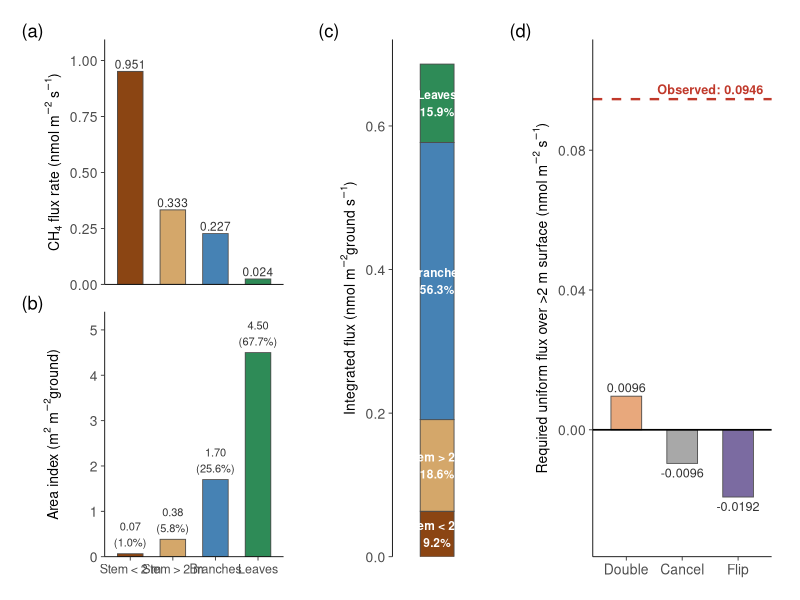
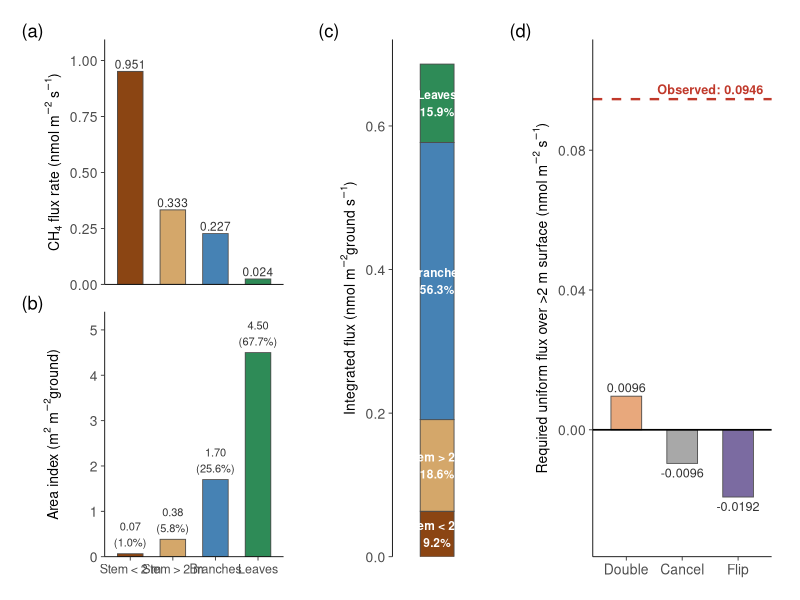

R code for these plots, in order:
#!/usr/bin/env Rscript
# =============================================================================
# figure_sensitivity_breakeven.R
#
# Sensitivity analysis: stand-level CH₄ budget with vertical truncation at 2 m.
#
# All areas are expressed per m² ground area using Whittaker & Woodwell (1967)
# surface area indices for a temperate deciduous forest:
#   stem bark   = 0.45 m² / m² ground
#   branch bark = 1.70 m² / m² ground
#   LAI         = 4.5  m² / m² ground
#
# The cone taper model (26 m tree, 40 cm DBH) is used ONLY to partition the
# 0.45 m² of stem bark into below-2m vs above-2m fractions. Branches and
# leaves are entirely above 2 m.
#
# Part 1 — STAND-LEVEL BUDGET
#   Multiply observed per-tissue CH₄ flux rates by literature surface area
#   indices to get integrated flux per m² ground for each compartment:
#     (a) stem < 2 m
#     (b) stem ≥ 2 m
#     (c) branches
#     (d) leaves
#
# Part 2 — BREAK-EVEN THRESHOLDS
#   What uniform average flux rate across ALL >2 m surfaces would be needed to:
#     DOUBLE  — double the <2 m integrated emission
#     CANCEL  — exactly offset the <2 m emission (net = 0)
#     FLIP    — make the stand a net sink equal in magnitude to <2 m source
#
# Output: figure_sensitivity_breakeven.pdf/.png + tables to console
# =============================================================================

library(ggplot2)
library(dplyr)
library(tidyr)
library(patchwork)

# ═══════════════════════════════════════════════════════════════════════════════
# 1. SURFACE AREA INDICES (per m² ground)
# ═══════════════════════════════════════════════════════════════════════════════

# Whittaker & Woodwell (1967) stand-level indices
stem_bark_index   <- 0.45   # m² stem bark  / m² ground
branch_bark_index <- 1.70   # m² branch bark / m² ground
leaf_area_index   <- 4.5    # m² leaf / m² ground

# ── Cone taper model (only used to split stem into <2m / ≥2m) ───────────────
# Representative canopy tree: 26 m tall, 40 cm DBH
tree_height      <- 26      # m
dbh              <- 0.40    # m
dbh_height       <- 1.37    # m
base_radius      <- dbh / 2
height_above_dbh <- tree_height - dbh_height

radius_at <- function(h) {
  pmax(0, base_radius * (tree_height - h) / height_above_dbh)
}

cone_lateral_area <- function(h1, h2) {
  r1 <- radius_at(h1)
  r2 <- radius_at(h2)
  slant <- sqrt((h2 - h1)^2 + (r1 - r2)^2)
  pi * (r1 + r2) * slant
}

# Fraction of stem bark below 2 m (from cone geometry)
total_cone_area <- cone_lateral_area(0, tree_height)
cone_below_2m   <- cone_lateral_area(0, 2)
frac_stem_lt2   <- cone_below_2m / total_cone_area  # ~0.148

# ── Stand-level areas (m² surface per m² ground) ────────────────────────────
A_stem_lt2  <- stem_bark_index * frac_stem_lt2           # stem below 2 m
A_stem_ge2  <- stem_bark_index * (1 - frac_stem_lt2)     # stem above 2 m
A_branch    <- branch_bark_index                          # all branches (>2 m)
A_leaf      <- leaf_area_index                            # all leaves (>2 m)
A_gt2_total <- A_stem_ge2 + A_branch + A_leaf             # total >2 m surface
A_total     <- A_stem_lt2 + A_gt2_total                   # total tree surface

cat("═══════════════════════════════════════════════════════════════════\n")
cat("Stand-level surface areas (m² surface per m² ground)\n")
cat("  Whittaker & Woodwell (1967); cone split at 2 m\n")
cat("═══════════════════════════════════════════════════════════════════\n")
cat(sprintf("  Stem < 2 m:     %.4f  (%4.1f%% of total)\n",
            A_stem_lt2, 100 * A_stem_lt2 / A_total))
cat(sprintf("  Stem ≥ 2 m:     %.4f  (%4.1f%%)\n",
            A_stem_ge2, 100 * A_stem_ge2 / A_total))
cat(sprintf("  Branch bark:    %.4f  (%4.1f%%)\n",
            A_branch, 100 * A_branch / A_total))
cat(sprintf("  Leaf area:      %.4f  (%4.1f%%)\n",
            A_leaf, 100 * A_leaf / A_total))
cat(sprintf("  Total:          %.4f\n", A_total))
cat(sprintf("  Total > 2 m:    %.4f  (%4.1f%%)\n\n",
            A_gt2_total, 100 * A_gt2_total / A_total))

# ═══════════════════════════════════════════════════════════════════════════════
# 2. EMPIRICAL FLUX DATA (Harvard Forest)
# ═══════════════════════════════════════════════════════════════════════════════

dat <- read.csv(file.path("data processing", "goFlux_reprocessing",
                           "results", "canopy_flux_goFlux_compiled.csv"),
                stringsAsFactors = FALSE)

dat <- dat %>%
  filter(!(Species == "bg" & Tree_Tag == 3)) %>%
  mutate(Component = ifelse(Type == "leaf (shaded)", "leaf", Type)) %>%
  filter(!is.na(CH4_best.flux), !is.na(Height_m))

# Per-tissue flux summaries
stem_lt2_dat  <- dat %>% filter(Component == "stem", Height_m < 2)
stem_ge2_dat  <- dat %>% filter(Component == "stem", Height_m >= 2)
branch_dat    <- dat %>% filter(Component == "branch")
leaf_dat      <- dat %>% filter(Component == "leaf")

F_stem_lt2   <- mean(stem_lt2_dat$CH4_best.flux, na.rm = TRUE)
F_stem_ge2   <- mean(stem_ge2_dat$CH4_best.flux, na.rm = TRUE)
F_branch     <- mean(branch_dat$CH4_best.flux, na.rm = TRUE)
F_leaf       <- mean(leaf_dat$CH4_best.flux, na.rm = TRUE)

cat("═══════════════════════════════════════════════════════════════════\n")
cat("Empirical per-tissue CH₄ flux rates (nmol m⁻² s⁻¹)\n")
cat("═══════════════════════════════════════════════════════════════════\n")
cat(sprintf("  Stem <2 m:   mean = %.4f  median = %.4f  (n = %d)\n",
            F_stem_lt2,
            median(stem_lt2_dat$CH4_best.flux, na.rm = TRUE),
            nrow(stem_lt2_dat)))
cat(sprintf("  Stem ≥2 m:   mean = %.4f  median = %.4f  (n = %d)\n",
            F_stem_ge2,
            median(stem_ge2_dat$CH4_best.flux, na.rm = TRUE),
            nrow(stem_ge2_dat)))
cat(sprintf("  Branch:      mean = %.4f  median = %.4f  (n = %d)\n",
            F_branch,
            median(branch_dat$CH4_best.flux, na.rm = TRUE),
            nrow(branch_dat)))
cat(sprintf("  Leaf:        mean = %.4f  median = %.4f  (n = %d)\n\n",
            F_leaf,
            median(leaf_dat$CH4_best.flux, na.rm = TRUE),
            nrow(leaf_dat)))

# ═══════════════════════════════════════════════════════════════════════════════
# 3. STAND-LEVEL CH₄ BUDGET
#    Flux rate × area index = integrated flux per m² ground
# ═══════════════════════════════════════════════════════════════════════════════

budget <- tibble(
  compartment = c("Stem < 2 m", "Stem > 2 m", "Branches", "Leaves"),
  flux_rate   = c(F_stem_lt2, F_stem_ge2, F_branch, F_leaf),
  area_index  = c(A_stem_lt2, A_stem_ge2, A_branch, A_leaf)
) %>%
  mutate(
    integrated = flux_rate * area_index,              # nmol m⁻² ground s⁻¹
    pct        = 100 * integrated / sum(integrated)   # % of stand total
  )

# >2 m aggregate
gt2_integrated <- sum(budget$integrated[budget$compartment != "Stem < 2 m"])
total_integrated <- sum(budget$integrated)
gt2_pct <- 100 * gt2_integrated / total_integrated

cat("═══════════════════════════════════════════════════════════════════\n")
cat("Stand-level CH₄ budget (flux rate × area index)\n")
cat("  Units: nmol CH₄ per m² ground per second\n")
cat("═══════════════════════════════════════════════════════════════════\n")
cat(sprintf("  %-15s  %12s  %12s  %16s  %8s\n",
            "Compartment", "Flux rate", "Area index", "Integrated", "% total"))
cat(strrep("─", 70), "\n")
for (i in seq_len(nrow(budget))) {
  b <- budget[i, ]
  cat(sprintf("  %-15s  %11.4f   %11.4f    %14.4f   %6.1f%%\n",
              b$compartment, b$flux_rate, b$area_index, b$integrated, b$pct))
}
cat(strrep("─", 70), "\n")
cat(sprintf("  %-15s  %11s   %11.4f    %14.4f   %6.1f%%\n",
            "TOTAL", "", A_total, total_integrated, 100))
cat(sprintf("  %-15s  %11s   %11.4f    %14.4f   %6.1f%%\n\n",
            "All > 2 m", "", A_gt2_total, gt2_integrated, gt2_pct))

# Area-weighted mean flux across all >2 m surfaces
F_gt2_observed <- gt2_integrated / A_gt2_total
cat(sprintf("  Observed area-weighted mean flux >2 m: %.4f nmol m⁻² s⁻¹\n\n",
            F_gt2_observed))

# ═══════════════════════════════════════════════════════════════════════════════
# 4. BREAK-EVEN CALCULATION
#    What uniform flux across all >2 m surface (per m² of that surface)
#    would double / cancel / flip the <2 m emission?
# ═══════════════════════════════════════════════════════════════════════════════

baseline <- budget$integrated[budget$compartment == "Stem < 2 m"]  # nmol/m²ground/s

scenarios <- tibble(
  scenario    = c("Double", "Cancel", "Flip"),
  description = c("Net = 2× basal emission",
                   "Net = 0 (break-even)",
                   "Net = −1× basal (equal sink)"),
  multiplier  = c(2, 0, -1)
) %>%
  mutate(
    net_target     = multiplier * baseline,
    F_gt2_required = (net_target - baseline) / A_gt2_total
  )

cat("═══════════════════════════════════════════════════════════════════\n")
cat("Break-even analysis\n")
cat(sprintf("  Baseline (stem <2 m): %.4f nmol m⁻²ground s⁻¹\n", baseline))
cat(sprintf("  Total >2 m area index: %.4f m²surface / m²ground\n", A_gt2_total))
cat("═══════════════════════════════════════════════════════════════════\n")
cat(sprintf("  %-10s  %-35s  %18s\n",
            "Scenario", "Description", "Required F_gt2"))
cat(strrep("─", 70), "\n")
for (i in seq_len(nrow(scenarios))) {
  s <- scenarios[i, ]
  cat(sprintf("  %-10s  %-35s  %15.4f nmol m⁻² s⁻¹\n",
              s$scenario, s$description, s$F_gt2_required))
}
cat(sprintf("\n  Observed area-weighted >2 m flux:   %.4f nmol m⁻² s⁻¹\n",
            F_gt2_observed))
cat(sprintf("  Ratio observed / cancel threshold:  %.1f×\n\n",
            abs(F_gt2_observed / scenarios$F_gt2_required[scenarios$scenario == "Cancel"])))

# ═══════════════════════════════════════════════════════════════════════════════
# 5. FIGURES
# ═══════════════════════════════════════════════════════════════════════════════

# Compartment colors — consistent across panels
compartment_colors <- c(
  "Stem < 2 m"  = "#8B4513",   # saddle brown
  "Stem > 2 m"  = "#D4A76A",   # light tan
  "Branches"    = "#4682B4",   # steel blue
  "Leaves"      = "#2E8B57"    # sea green
)

# Scenario colors — distinct from compartment colors
scenario_colors <- c(
  "Double" = "#E8A87C",    # peach / apricot
  "Cancel" = "#A8A8A8",    # neutral grey
  "Flip"   = "#7B6BA1"     # muted purple
)

# ── Panel A: Per-tissue flux rates (top) and area indices (bottom) ────────────

# Use plain ASCII labels to avoid encoding issues with ≥
comp_labels <- c("Stem < 2 m", "Stem > 2 m", "Branches", "Leaves")

rate_data <- tibble(
  compartment = factor(comp_labels, levels = comp_labels),
  flux_rate   = c(F_stem_lt2, F_stem_ge2, F_branch, F_leaf),
  area_index  = c(A_stem_lt2, A_stem_ge2, A_branch, A_leaf),
  area_pct    = c(100 * A_stem_lt2 / A_total,
                  100 * A_stem_ge2 / A_total,
                  100 * A_branch / A_total,
                  100 * A_leaf / A_total)
)

# Top row: flux rates
p_rates <- ggplot(rate_data, aes(x = compartment, y = flux_rate,
                                  fill = compartment)) +
  geom_col(width = 0.6, color = "grey30", linewidth = 0.3) +
  geom_text(aes(label = sprintf("%.3f", flux_rate)),
            vjust = -0.3, size = 3, color = "grey20") +
  scale_fill_manual(values = setNames(unname(compartment_colors), comp_labels),
                    guide = "none") +
  scale_y_continuous(expand = expansion(mult = c(0, 0.15))) +
  labs(
    x = NULL,
    y = expression("CH"[4]~"flux rate (nmol m"^{-2}~"s"^{-1}*")")
  ) +
  theme_classic(base_size = 11) +
  theme(
    axis.line  = element_line(linewidth = 0.3),
    axis.ticks = element_line(linewidth = 0.3),
    axis.text  = element_text(size = 10),
    axis.text.x = element_blank(),
    axis.ticks.x = element_blank(),
    axis.title = element_text(size = 10),
    plot.margin = margin(10, 10, 2, 10)
  )

# Bottom row: area indices
p_area <- ggplot(rate_data, aes(x = compartment, y = area_index,
                                 fill = compartment)) +
  geom_col(width = 0.6, color = "grey30", linewidth = 0.3) +
  geom_text(aes(label = sprintf("%.2f\n(%.1f%%)", area_index, area_pct)),
            vjust = -0.3, size = 2.8, color = "grey20") +
  scale_fill_manual(values = setNames(unname(compartment_colors), comp_labels),
                    guide = "none") +
  scale_y_continuous(expand = expansion(mult = c(0, 0.2))) +
  labs(
    x = NULL,
    y = expression("Area index (m"^{2}~"m"^{-2}*"ground)")
  ) +
  theme_classic(base_size = 11) +
  theme(
    axis.line  = element_line(linewidth = 0.3),
    axis.ticks = element_line(linewidth = 0.3),
    axis.text  = element_text(size = 10),
    axis.text.x = element_text(size = 9),
    axis.title = element_text(size = 10),
    plot.margin = margin(2, 10, 10, 10)
  )

# Stack into panel A
p_panel_a <- p_rates / p_area + plot_layout(heights = c(1, 1))

# ── Panel B: Integrated budget (stacked bar) ─────────────────────────────────

budget_plot <- budget
budget_plot$compartment <- factor(budget_plot$compartment,
  levels = c("Leaves", "Branches", "Stem > 2 m", "Stem < 2 m"))

p_budget <- ggplot(budget_plot, aes(x = 1, y = integrated, fill = compartment)) +
  geom_col(width = 0.5, color = "grey30", linewidth = 0.3) +
  geom_text(aes(label = sprintf("%s\n%.1f%%", compartment, pct)),
            position = position_stack(vjust = 0.5),
            size = 3, color = "white", fontface = "bold") +
  scale_fill_manual(values = compartment_colors, guide = "none") +
  scale_y_continuous(expand = expansion(mult = c(0, 0.05))) +
  labs(
    x = NULL,
    y = expression("Integrated flux (nmol m"^{-2}*"ground s"^{-1}*")")
  ) +
  coord_cartesian(xlim = c(0.4, 1.6)) +
  theme_classic(base_size = 11) +
  theme(
    axis.line.x  = element_blank(),
    axis.ticks.x = element_blank(),
    axis.text.x  = element_blank(),
    axis.line.y  = element_line(linewidth = 0.3),
    axis.ticks.y = element_line(linewidth = 0.3),
    axis.text.y  = element_text(size = 10),
    axis.title   = element_text(size = 10),
    plot.margin  = margin(10, 10, 10, 15)
  )

# ── Panel C: Break-even thresholds vs observed ───────────────────────────────

scenarios$scenario <- factor(scenarios$scenario,
  levels = c("Double", "Cancel", "Flip"))

p_breakeven <- ggplot(scenarios, aes(x = scenario, y = F_gt2_required,
                                      fill = scenario)) +
  geom_col(width = 0.55, color = "grey30", linewidth = 0.3) +
  geom_hline(yintercept = 0, linewidth = 0.6, color = "black") +
  # Observed empirical rate
  geom_hline(yintercept = F_gt2_observed, linewidth = 0.8,
             linetype = "dashed", color = "#C0392B") +
  annotate("text", x = 3.45, y = F_gt2_observed,
           label = sprintf("Observed: %.4f", F_gt2_observed),
           hjust = 1, vjust = -0.5, size = 3.2, color = "#C0392B",
           fontface = "bold") +
  geom_text(aes(label = sprintf("%.4f", F_gt2_required),
                vjust = ifelse(F_gt2_required >= 0, -0.4, 1.4)),
            size = 3.2, color = "grey20") +
  scale_fill_manual(values = scenario_colors, guide = "none") +
  scale_y_continuous(expand = expansion(mult = c(0.15, 0.15))) +
  labs(
    x = NULL,
    y = expression("Required uniform flux over >2 m surface (nmol m"^{-2}~"s"^{-1}*")")
  ) +
  theme_classic(base_size = 11) +
  theme(
    axis.line  = element_line(linewidth = 0.3),
    axis.ticks = element_line(linewidth = 0.3),
    axis.text  = element_text(size = 10),
    axis.title = element_text(size = 10),
    plot.margin = margin(10, 15, 10, 10)
  )

# ── Combine ──────────────────────────────────────────────────────────────────

combined <- (p_panel_a | p_budget | p_breakeven) +
  plot_layout(widths = c(2, 1, 2)) +
  plot_annotation(
    tag_levels = "a",
    tag_prefix = "(", tag_suffix = ")",
    theme = theme(plot.tag = element_text(size = 12, face = "bold"))
  )

# ═══════════════════════════════════════════════════════════════════════════════
# 6. SAVE
# ═══════════════════════════════════════════════════════════════════════════════

base_dir <- "/Users/jongewirtzman/My Drive/Research/whole_tree_flux"
out_dir  <- file.path(base_dir, "figures")
if (!dir.exists(out_dir)) dir.create(out_dir, recursive = TRUE)

ggsave(file.path(out_dir, "figure_sensitivity_breakeven.pdf"), combined,
       width = 12, height = 5.5, units = "in")
ggsave(file.path(out_dir, "figure_sensitivity_breakeven.png"), combined,
       width = 12, height = 5.5, units = "in", dpi = 300)

cat("Saved: figure_sensitivity_breakeven.pdf/.png\n")
